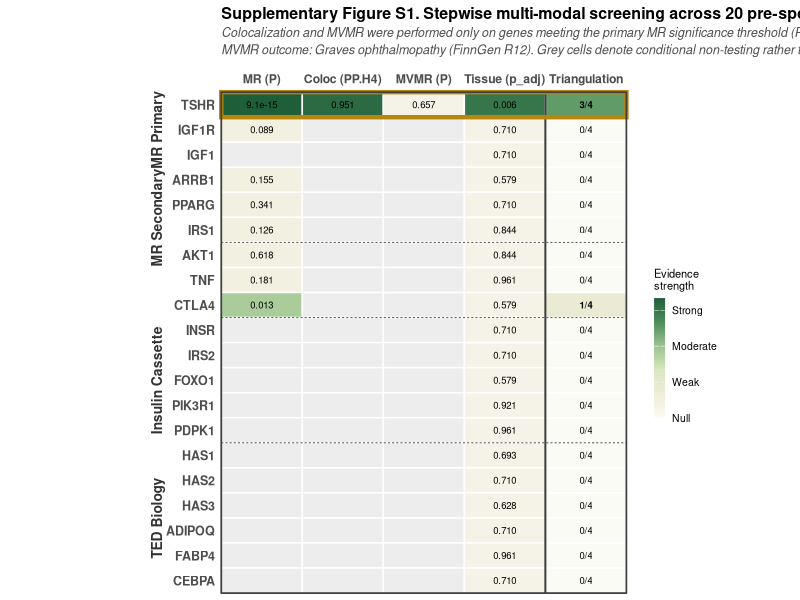
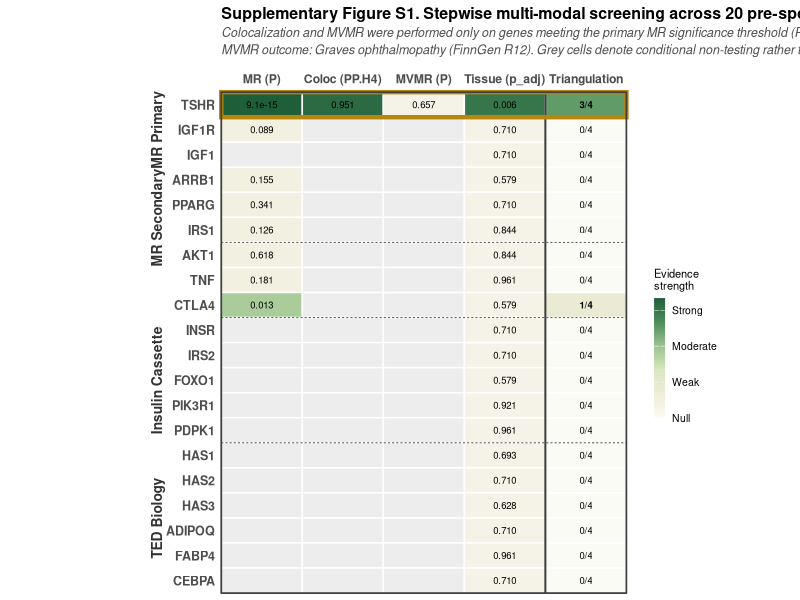
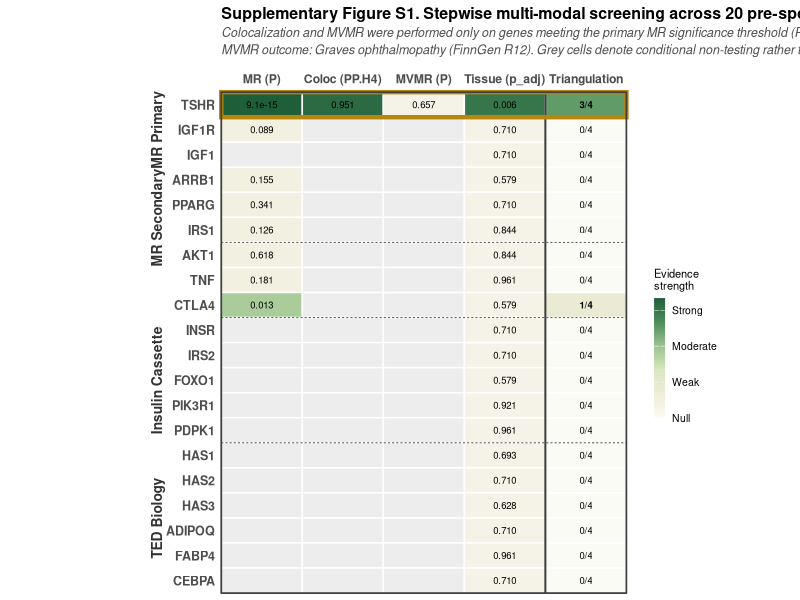

R code for these plots, in order:
# =============================================================================
# TED-TRAP — Supp S1 FINAL FINAL (v3 MVMR ground truth)
# Source change: 04_mvmr_summary.csv → 04v3_mvmr_finngen_summary.csv
# =============================================================================

suppressPackageStartupMessages({
    library(ggplot2)
    library(dplyr)
    library(tidyr)
    library(scales)
    library(grid)
})

setwd("c:/ProjectTEDGWAS")
base_family <- "sans"

# ---- Load — PATCH: use v3 MVMR ----
mr <- read.csv("TrackA_MR/results/02_mr_main.csv", stringsAsFactors = FALSE)
coloc <- read.csv("TrackA_MR/results/03_coloc_TSHR.csv", stringsAsFactors = FALSE)
mvmr <- read.csv("TrackA_MR/results/04v3_mvmr_finngen_summary.csv", stringsAsFactors = FALSE) # PATCH
tis <- read.csv("TrackA_MR/results/06b_candidate_deseq2_reanalysis.csv",
    stringsAsFactors = FALSE
)

cat("=== v3 MVMR (ground truth) ===\n")
print(mvmr)

gene_groups <- tibble::tribble(
    ~gene, ~group, ~group_order, ~gene_order,
    "TSHR", "MR Primary", 1, 1,
    "IGF1R", "MR Primary", 1, 2,
    "IGF1", "MR Primary", 1, 3,
    "ARRB1", "MR Secondary", 2, 4,
    "PPARG", "MR Secondary", 2, 5,
    "IRS1", "MR Secondary", 2, 6,
    "AKT1", "MR Secondary", 2, 7,
    "TNF", "MR Secondary", 2, 8,
    "CTLA4", "MR Secondary", 2, 9,
    "INSR", "Insulin Cassette", 3, 10,
    "IRS2", "Insulin Cassette", 3, 11,
    "FOXO1", "Insulin Cassette", 3, 12,
    "PIK3R1", "Insulin Cassette", 3, 13,
    "PDPK1", "Insulin Cassette", 3, 14,
    "HAS1", "TED Biology", 4, 15,
    "HAS2", "TED Biology", 4, 16,
    "HAS3", "TED Biology", 4, 17,
    "ADIPOQ", "TED Biology", 4, 18,
    "FABP4", "TED Biology", 4, 19,
    "CEBPA", "TED Biology", 4, 20
)

mr_primary <- mr %>%
    filter(
        outcome_role == "Primary",
        method %in% c("Inverse variance weighted", "Wald ratio")
    ) %>%
    transmute(gene, mr_pval = pval)

coloc_val <- coloc %>%
    filter(Outcome == "GD_Primary_BBJ") %>%
    pull(PP_H4)

# PATCH: v3에서 TSHR P-value 추출 (column 이름 재확인 필요)
# 우선 가능한 column 이름들 다 체크
cat("\nv3 column names:", paste(names(mvmr), collapse = ", "), "\n")

# TSHR row 찾기
mvmr_tshr_row <- mvmr[grepl("TSHR", mvmr$Analysis, ignore.case = TRUE), ]
if (nrow(mvmr_tshr_row) == 0 && "Exposure" %in% names(mvmr)) {
    mvmr_tshr_row <- mvmr[grepl("TSHR", mvmr$Exposure, ignore.case = TRUE), ]
}

cat("\nTSHR row in v3:\n")
print(mvmr_tshr_row)

# P-value column 자동 탐지
pcol <- intersect(c("P_adjusted", "P_value", "pval", "P", "P_adj"), names(mvmr))[1]
bcol <- intersect(c("Beta_adjusted", "beta", "B", "Beta"), names(mvmr))[1]
cat("Using P column:", pcol, "| Beta column:", bcol, "\n")

mvmr_tshr_p <- mvmr_tshr_row[[pcol]]
mvmr_tshr_b <- mvmr_tshr_row[[bcol]]
cat("TSHR MVMR (v3):  β =", mvmr_tshr_b, "| P =", mvmr_tshr_p, "\n")

# ---- Evidence matrix ----
mat <- gene_groups %>%
    left_join(mr_primary, by = "gene") %>%
    left_join(tis %>% transmute(gene, tis_padj = padj_candidate_raw), by = "gene") %>%
    mutate(
        coloc_PPH4 = ifelse(gene == "TSHR", coloc_val, NA_real_),
        mvmr_pval = ifelse(gene == "TSHR", mvmr_tshr_p, NA_real_),
        ev_mr = ifelse(!is.na(mr_pval) & mr_pval < 0.05, 1, 0),
        ev_coloc = ifelse(!is.na(coloc_PPH4) & coloc_PPH4 > 0.8, 1, 0),
        ev_mvmr = ifelse(!is.na(mvmr_pval) & mvmr_pval < 0.05, 1, 0),
        ev_tis = ifelse(!is.na(tis_padj) & tis_padj < 0.05, 1, 0),
        triang_score = ev_mr + ev_coloc + ev_mvmr + ev_tis
    )

cat("\nTSHR triangulation score:", mat$triang_score[mat$gene == "TSHR"], "/ 4\n")

# ---- Long format ----
long <- mat %>%
    transmute(
        gene, group, gene_order,
        `MR (P)` = case_when(
            is.na(mr_pval) ~ NA_real_,
            mr_pval < 1e-10 ~ 1.0,
            mr_pval < 0.001 ~ 0.85,
            mr_pval < 0.05 ~ 0.55,
            TRUE ~ 0.15
        ),
        `Coloc (PP.H4)` = case_when(
            is.na(coloc_PPH4) ~ NA_real_,
            coloc_PPH4 > 0.9 ~ 0.95,
            coloc_PPH4 > 0.8 ~ 0.75,
            TRUE ~ 0.3
        ),
        `MVMR (P)` = case_when(
            is.na(mvmr_pval) ~ NA_real_,
            mvmr_pval < 0.001 ~ 0.85,
            mvmr_pval < 0.05 ~ 0.55,
            TRUE ~ 0.1
        ),
        `Tissue (p_adj)` = case_when(
            is.na(tis_padj) ~ NA_real_,
            tis_padj < 0.01 ~ 0.9,
            tis_padj < 0.05 ~ 0.6,
            tis_padj < 0.1 ~ 0.3,
            TRUE ~ 0.1
        ),
        `Triangulation` = triang_score / 4
    ) %>%
    pivot_longer(
        cols = c(
            `MR (P)`, `Coloc (PP.H4)`, `MVMR (P)`,
            `Tissue (p_adj)`, `Triangulation`
        ),
        names_to = "evidence", values_to = "score"
    ) %>%
    mutate(evidence = factor(evidence,
        levels = c(
            "MR (P)", "Coloc (PP.H4)",
            "MVMR (P)", "Tissue (p_adj)",
            "Triangulation"
        )
    ))

long <- long %>%
    left_join(mat %>% select(gene, mr_pval, coloc_PPH4, mvmr_pval, tis_padj, triang_score),
        by = "gene"
    ) %>%
    mutate(label = case_when(
        evidence == "MR (P)" & !is.na(mr_pval) & mr_pval < 0.001 ~ formatC(mr_pval, format = "e", digits = 1),
        evidence == "MR (P)" & !is.na(mr_pval) ~ sprintf("%.3f", mr_pval),
        evidence == "Coloc (PP.H4)" & !is.na(coloc_PPH4) ~ sprintf("%.3f", coloc_PPH4),
        evidence == "MVMR (P)" & !is.na(mvmr_pval) & mvmr_pval < 0.001 ~ formatC(mvmr_pval, format = "e", digits = 1),
        evidence == "MVMR (P)" & !is.na(mvmr_pval) ~ sprintf("%.3f", mvmr_pval), # PATCH: 0.657 표시
        evidence == "Tissue (p_adj)" & !is.na(tis_padj) & tis_padj < 0.001 ~ formatC(tis_padj, format = "e", digits = 1),
        evidence == "Tissue (p_adj)" & !is.na(tis_padj) ~ sprintf("%.3f", tis_padj),
        evidence == "Triangulation" ~ paste0(triang_score, "/4"),
        TRUE ~ ""
    ))

long$gene <- factor(long$gene, levels = rev(gene_groups$gene))
long$face <- case_when(
    long$evidence == "Triangulation" & long$triang_score >= 1 ~ "bold",
    TRUE ~ "plain"
)

# ---- Subtitle (PATCH: outcome 명시) ----
subtitle_text <- paste0(
    "Colocalization and MVMR were performed only on genes meeting the primary MR significance threshold (P < 0.05).\n",
    "MVMR outcome: Graves ophthalmopathy (FinnGen R12). Grey cells denote conditional non-testing rather than null results."
)

# =============================================================================
# Build plot (structure identical to previous, only data source changed)
# =============================================================================
suppS1 <- ggplot(long, aes(x = evidence, y = gene, fill = score)) +
    geom_tile(color = "white", linewidth = 0.5) +
    geom_text(aes(label = label, fontface = face), size = 2.4) +
    geom_vline(xintercept = 4.5, linewidth = 0.7, color = "grey25") +
    geom_hline(
        yintercept = c(6.5, 11.5, 14.5), linewidth = 0.35,
        color = "grey35", linetype = "22"
    ) +
    annotate("rect",
        xmin = 0.5, xmax = 5.5, ymin = 19.5, ymax = 20.5,
        fill = NA, color = "#B8860B", linewidth = 1.5
    ) +
    scale_fill_gradientn(
        colors = c("#FBFBF5", "#EFECD9", "#D9E6BF", "#9BC48F", "#4E8D5C", "#1E5F3A"),
        values = scales::rescale(c(0, 0.2, 0.4, 0.6, 0.8, 1.0)),
        limits = c(0, 1),
        na.value = "#EDEDED",
        name = "Evidence\nstrength",
        breaks = c(0, 0.3, 0.6, 0.9),
        labels = c("Null", "Weak", "Moderate", "Strong"),
        guide = guide_colorbar(
            barwidth = 0.55, barheight = 6,
            title.theme = element_text(size = 8),
            label.theme = element_text(size = 7.5)
        )
    ) +
    scale_x_discrete(position = "top", expand = c(0, 0)) +
    scale_y_discrete(expand = c(0, 0)) +
    labs(
        x = NULL, y = NULL,
        title = "Supplementary Figure S1. Stepwise multi-modal screening across 20 pre-specified candidate genes",
        subtitle = subtitle_text
    ) +
    theme_minimal(base_size = 10, base_family = base_family) +
    theme(
        plot.title = element_text(face = "bold", size = 11.5, margin = margin(b = 3)),
        plot.subtitle = element_text(
            size = 9, face = "italic", color = "grey30",
            margin = margin(b = 10), lineheight = 1.15
        ),
        axis.text.x.top = element_text(face = "bold", size = 8.8, margin = margin(b = 4)),
        axis.text.y = element_text(face = "bold", size = 9),
        panel.grid = element_blank(),
        panel.border = element_rect(fill = NA, color = "grey25", linewidth = 0.6),
        legend.position = "right",
        legend.margin = margin(l = 10),
        plot.margin = margin(5, 60, 5, 120)
    )

# KEEPING THE -0.3 margin modification we identified earlier!
suppS1 <- suppS1 +
    annotation_custom(
        grob = grid::textGrob("MR Primary",
            rot = 90,
            gp = grid::gpar(fontsize = 10, fontface = "bold", col = "grey20")
        ),
        xmin = -0.3, xmax = -0.3, ymin = 19, ymax = 19
    ) +
    annotation_custom(
        grob = grid::textGrob("MR Secondary",
            rot = 90,
            gp = grid::gpar(fontsize = 10, fontface = "bold", col = "grey20")
        ),
        xmin = -0.3, xmax = -0.3, ymin = 15.5, ymax = 15.5
    ) +
    annotation_custom(
        grob = grid::textGrob("Insulin Cassette",
            rot = 90,
            gp = grid::gpar(fontsize = 10, fontface = "bold", col = "grey20")
        ),
        xmin = -0.3, xmax = -0.3, ymin = 9, ymax = 9
    ) +
    annotation_custom(
        grob = grid::textGrob("TED Biology",
            rot = 90,
            gp = grid::gpar(fontsize = 10, fontface = "bold", col = "grey20")
        ),
        xmin = -0.3, xmax = -0.3, ymin = 3.5, ymax = 3.5
    ) +
    coord_cartesian(clip = "off")

ggsave("TrackA_MR/figures/FigureS1_stepwise_screening.pdf", suppS1,
    width = 12, height = 11, device = cairo_pdf, bg = "white"
)
ggsave("TrackA_MR/figures/FigureS1_stepwise_screening.png", suppS1,
    width = 12, height = 11, dpi = 600, bg = "white"
)
ggsave("TrackA_MR/figures/FigureS1_stepwise_screening.tiff", suppS1,
    width = 12, height = 11, dpi = 600, compression = "lzw", bg = "white"
)

cat("\n✅ Supp S1 regenerated with v3 MVMR (Graves ophthalmopathy outcome)\n")
cat("   TSHR MVMR P: 0.912 (old, wrong) → 0.657 (v3, correct)\n")
cat("   TSHR Triangulation: 3/4 (unchanged — both null)\n")
